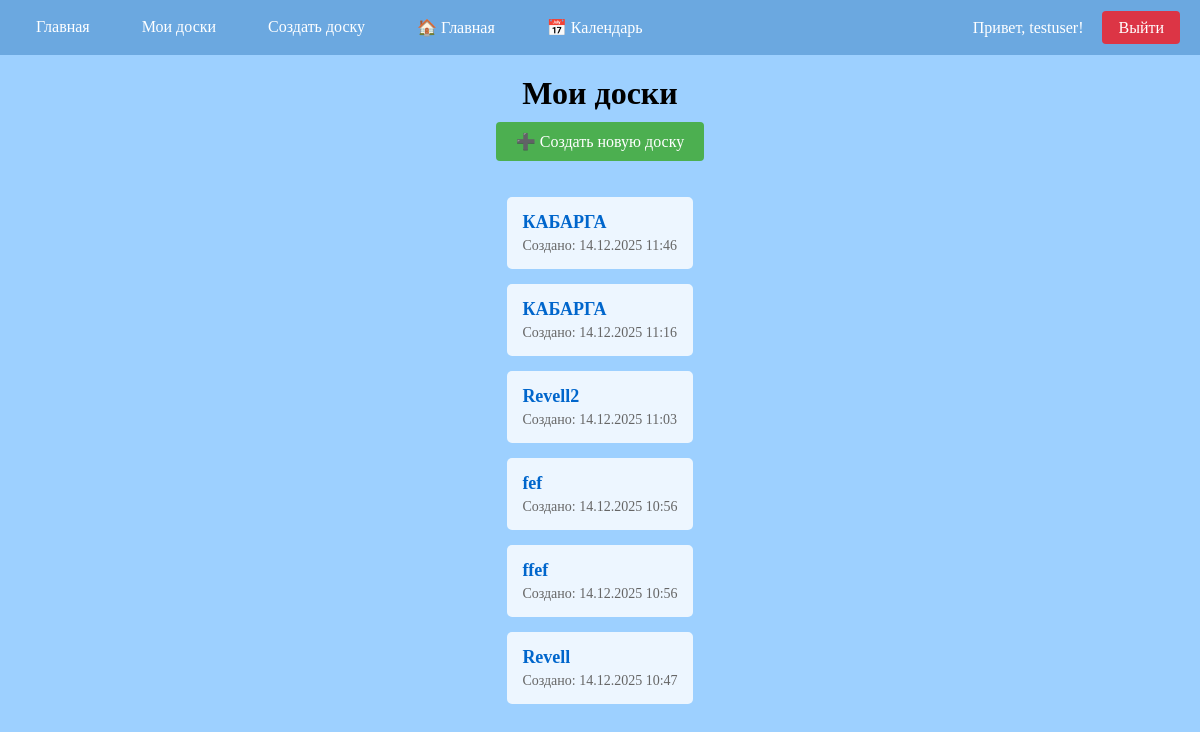
The page /boards/list/ (signed in) on the database its author committed.
### kanban/models.py (models this page shows, shortened)
class Board(models.Model):
    name = models.CharField(max_length=100)
    created_at = models.DateTimeField(auto_now_add=True)
    user = models.ForeignKey(User, on_delete=models.CASCADE, null=True, blank=True)

### kanban/views.py (the view)
# urls.py: path('boards/list/', boards_list, name='boards_list'),
@login_required
def boards_list(request):
    boards = Board.objects.filter(user=request.user).order_by('-created_at')
    return render(request, 'kanban/boards_list.html', {'boards': boards})

### kanban/templates/kanban/boards_list.html (shortened to what this page needs)
{% extends 'kanban/base.html' %}
{% block content %}
<h1>Мои доски</h1>
<a href="{% url 'kanban-boards' %}" style="padding: 10px 20px; background: #4CAF50; color: white; text-decoration: none; border-radius: 4px; display: inline-block; margin-bottom: 20px;">
    ➕ Создать новую доску
</a>
{% if boards %}
<ul style="list-style: none; padding: 0;">
  {% for board in boards %}
    <li style="margin-bottom: 15px; padding: 15px; background: #ffffffd0; border-radius: 5px;">
      <a href="{% url 'board_view' board.id %}" style="font-size: 18px; color: #0066cc; text-decoration: none; font-weight: bold;">
        {{ board.name }}
      </a>
      <div style="font-size: 14px; color: #666; margin-top: 5px;">
        Создано: {{ board.created_at|date:"d.m.Y H:i" }}
      </div>
    </li>
  {% endfor %}
</ul>
{% endif %}
{% endblock %}

### kanban/templates/kanban/base.html (shortened to what this page needs)
 {% load static %}
<!DOCTYPE html>
<html>
<head>
   {% load static %}
</head>
<body>
<nav style="background: #6ba8e0; padding: 10px 0; width: 100%;">
  <div style="max-width: 1200px; margin: 0 auto; display: flex; justify-content: space-between; align-items: center; padding: 0 20px;">
    <div style="display: flex; gap: 20px;">
      <a href="{% url 'index' %}"
         style="color: white; text-decoration: none; padding: 8px 16px; border-radius: 4px;"
         onmouseover="this.style.background='#5a97d0'"
         onmouseout="this.style.background='transparent'">
        Главная
      </a>
      <a href="{% url 'boards_list' %}"
         style="color: white; text-decoration: none; padding: 8px 16px; border-radius: 4px;"
         onmouseover="this.style.background='#5a97d0'"
         onmouseout="this.style.background='transparent'">
        Мои доски
      </a>
      <a href="{% url 'kanban-boards' %}"
         style="color: white; text-decoration: none; padding: 8px 16px; border-radius: 4px;"
         onmouseover="this.style.background='#5a97d0'"
         onmouseout="this.style.background='transparent'">
        Создать доску
      </a>
      <a href="{% url 'index' %}"
   style="color: white; text-decoration: none; padding: 8px 16px; border-radius: 4px;"
   onmouseover="this.style.background='#5a97d0'"
   onmouseout="this.style.background='transparent'">
    🏠 Главная
</a>
<a href="{% url 'calendar' %}"
   style="color: white; text-decoration: none; padding: 8px 16px; border-radius: 4px;"
   onmouseover="this.style.background='#5a97d0'"
   onmouseout="this.style.background='transparent'">
    📅 Календарь
</a>
    </div>
    <div>
      {% if user.is_authenticated %}
        <span style="color: white; margin-right: 15px;">Привет, {{ user.username }}!</span>
        <a href="{% url 'logout' %}"
           style="color: white; text-decoration: none; padding: 8px 16px; border-radius: 4px; background: #dc3545;"
           onmouseover="this.style.background='#c82333'"
           onmouseout="this.style.background='#dc3545'">
          Выйти
        </a>
      {% endif %}
    </div>
  </div>
</nav>
  {% block content %}
  {% endblock %}
</body>
</html>

### kanban/templates/kanban/base.html (style rules this page uses)
body { margin: 0; padding: 0; display: flex; flex-direction: column; align-items: center; background: #9dd0ff; }
h1 { margin-top: 20px; margin-bottom: 10px; text-align: center; }
nav { background: #6ba8e0; padding: 10px 0; width: 100%; }

### rows shown on the page
Board: name "КАБАРГА", created_at "14.12.2025 11:46"
Board: name "КАБАРГА", created_at "14.12.2025 11:16"
Board: name "Revell2", created_at "14.12.2025 11:03"
Board: name "fef", created_at "14.12.2025 10:56"
Board: name "ffef", created_at "14.12.2025 10:56"
Board: name "Revell", created_at "14.12.2025 10:47"

### other values the page prints
{{ user.username }} "testuser"
